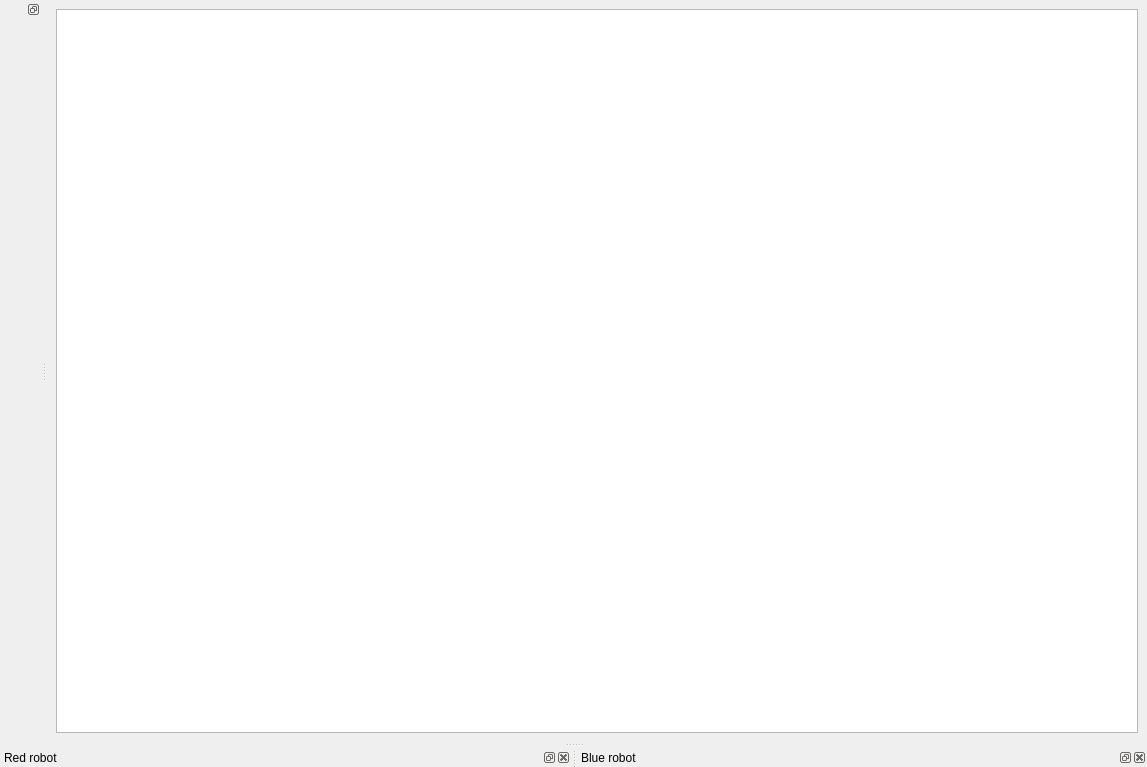
<?xml version="1.0" encoding="UTF-8"?>
<ui version="4.0">
 <class>MainWindow</class>
 <widget class="QMainWindow" name="MainWindow">
  <property name="geometry">
   <rect>
    <x>0</x>
    <y>0</y>
    <width>1147</width>
    <height>767</height>
   </rect>
  </property>
  <property name="windowTitle">
   <string>BH Simulator</string>
  </property>
  <widget class="QWidget" name="centralwidget">
   <layout class="QGridLayout" name="gridLayout">
    <item row="0" column="0">
     <widget class="QGraphicsView" name="graphicsView">
      <property name="sizePolicy">
       <sizepolicy hsizetype="Expanding" vsizetype="Minimum">
        <horstretch>5</horstretch>
        <verstretch>255</verstretch>
       </sizepolicy>
      </property>
     </widget>
    </item>
   </layout>
  </widget>
  <widget class="QDockWidget" name="main_bar_dock">
   <property name="sizePolicy">
    <sizepolicy hsizetype="Preferred" vsizetype="Preferred">
     <horstretch>1</horstretch>
     <verstretch>1</verstretch>
    </sizepolicy>
   </property>
   <property name="features">
    <set>QDockWidget::DockWidgetFloatable|QDockWidget::DockWidgetMovable</set>
   </property>
   <attribute name="dockWidgetArea">
    <number>1</number>
   </attribute>
   <widget class="QWidget" name="dockWidgetContents"/>
  </widget>
  <widget class="QDockWidget" name="red_robot_dock">
   <property name="sizePolicy">
    <sizepolicy hsizetype="Preferred" vsizetype="Maximum">
     <horstretch>1</horstretch>
     <verstretch>1</verstretch>
    </sizepolicy>
   </property>
   <property name="windowTitle">
    <string>Red robot</string>
   </property>
   <attribute name="dockWidgetArea">
    <number>8</number>
   </attribute>
   <widget class="QWidget" name="dockWidgetContents_2"/>
  </widget>
  <widget class="QDockWidget" name="blue_robot_dock">
   <property name="sizePolicy">
    <sizepolicy hsizetype="Preferred" vsizetype="Maximum">
     <horstretch>1</horstretch>
     <verstretch>1</verstretch>
    </sizepolicy>
   </property>
   <property name="windowTitle">
    <string>Blue robot</string>
   </property>
   <attribute name="dockWidgetArea">
    <number>8</number>
   </attribute>
   <widget class="QWidget" name="dockWidgetContents_3"/>
  </widget>
 </widget>
 <resources/>
 <connections/>
</ui>
